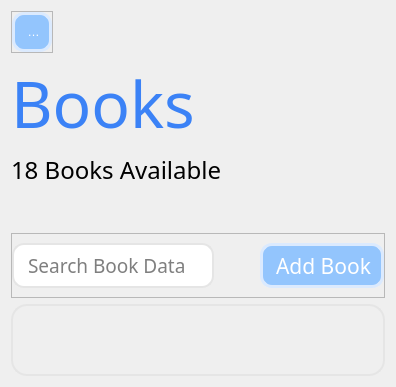
      <widget class="QWidget" name="bookManagementPage">
       <layout class="QVBoxLayout" name="verticalLayout_12">
        <item alignment="Qt::AlignmentFlag::AlignLeft">
         <widget class="QFrame" name="frame_10">
          <property name="minimumSize">
           <size>
            <width>0</width>
            <height>40</height>
           </size>
          </property>
          <property name="frameShape">
           <enum>QFrame::Shape::StyledPanel</enum>
          </property>
          <property name="frameShadow">
           <enum>QFrame::Shadow::Raised</enum>
          </property>
          <layout class="QHBoxLayout" name="horizontalLayout_8">
           <property name="leftMargin">
            <number>0</number>
           </property>
           <property name="topMargin">
            <number>0</number>
           </property>
           <property name="rightMargin">
            <number>0</number>
           </property>
           <property name="bottomMargin">
            <number>0</number>
           </property>
           <item>
            <widget class="QToolButton" name="bookManagementBackButton">
             <property name="minimumSize">
              <size>
               <width>40</width>
               <height>40</height>
              </size>
             </property>
             <property name="maximumSize">
              <size>
               <width>40</width>
               <height>40</height>
              </size>
             </property>
             <property name="styleSheet">
              <string notr="true">QToolButton {
	background: #93C5FD;
	color: #FFF;
	border-radius: 12px;
	border: 3px solid #DBEAFE;
	padding: 3px 3px 3px 6px;
}

QToolButton:hover {
	background: rgba(147, 197, 253, 200);
}

QToolButton:pressed {
	background: rgba(147, 197, 253, 150);
}

QToolButton QLabel {
	margin-left: 6px;
}</string>
             </property>
             <property name="text">
              <string>Back</string>
             </property>
             <property name="icon">
              <iconset theme="QIcon::ThemeIcon::GoPrevious"/>
             </property>
            </widget>
           </item>
          </layout>
         </widget>
        </item>
        <item>
         <layout class="QVBoxLayout" name="verticalLayout_10">
          <item>
           <widget class="QLabel" name="bookPageTitle">
            <property name="font">
             <font>
              <family>Magic Retro</family>
              <pointsize>48</pointsize>
             </font>
            </property>
            <property name="styleSheet">
             <string notr="true">QLabel {
	color: #3B82F6;
}</string>
            </property>
            <property name="text">
             <string>Books</string>
            </property>
           </widget>
          </item>
          <item>
           <widget class="QLabel" name="bookPageDescription">
            <property name="font">
             <font>
              <family>Poppins</family>
              <pointsize>18</pointsize>
             </font>
            </property>
            <property name="text">
             <string>18 Books Available</string>
            </property>
           </widget>
          </item>
          <item>
           <spacer name="verticalSpacer_4">
            <property name="orientation">
             <enum>Qt::Orientation::Vertical</enum>
            </property>
            <property name="sizeHint" stdset="0">
             <size>
              <width>20</width>
              <height>40</height>
             </size>
            </property>
           </spacer>
          </item>
         </layout>
        </item>
        <item>
         <widget class="QFrame" name="frame_6">
          <property name="sizePolicy">
           <sizepolicy hsizetype="Preferred" vsizetype="Preferred">
            <horstretch>0</horstretch>
            <verstretch>0</verstretch>
           </sizepolicy>
          </property>
          <property name="styleSheet">
           <string notr="true">QFrame {
	margin:0;
}</string>
          </property>
          <property name="frameShape">
           <enum>QFrame::Shape::StyledPanel</enum>
          </property>
          <property name="frameShadow">
           <enum>QFrame::Shadow::Raised</enum>
          </property>
          <layout class="QHBoxLayout" name="horizontalLayout_4">
           <property name="leftMargin">
            <number>0</number>
           </property>
           <property name="rightMargin">
            <number>0</number>
           </property>
           <item>
            <widget class="QLineEdit" name="searchBookInput">
             <property name="sizePolicy">
              <sizepolicy hsizetype="Maximum" vsizetype="Fixed">
               <horstretch>1</horstretch>
               <verstretch>0</verstretch>
              </sizepolicy>
             </property>
             <property name="maximumSize">
              <size>
               <width>300</width>
               <height>16777215</height>
              </size>
             </property>
             <property name="font">
              <font>
               <family>Poppins</family>
               <pointsize>14</pointsize>
              </font>
             </property>
             <property name="styleSheet">
              <string notr="true">QLineEdit {
	padding: 6px 12px;
	border-radius: 12px;
	border: 2px solid #E5E5E5;
}

QLineEdit:focus {
	border: 2px solid #DBEAFE;
}</string>
             </property>
             <property name="placeholderText">
              <string>Search Book Data</string>
             </property>
             <property name="clearButtonEnabled">
              <bool>true</bool>
             </property>
            </widget>
           </item>
           <item>
            <spacer name="horizontalSpacer">
             <property name="orientation">
              <enum>Qt::Orientation::Horizontal</enum>
             </property>
             <property name="sizeHint" stdset="0">
              <size>
               <width>40</width>
               <height>20</height>
              </size>
             </property>
            </spacer>
           </item>
           <item alignment="Qt::AlignmentFlag::AlignRight">
            <widget class="QToolButton" name="addBookButton">
             <property name="minimumSize">
              <size>
               <width>36</width>
               <height>36</height>
              </size>
             </property>
             <property name="font">
              <font>
               <family>Poppins</family>
               <pointsize>16</pointsize>
              </font>
             </property>
             <property name="styleSheet">
              <string notr="true">QToolButton {
	background: #93C5FD;
	color: #FFF;
	border-radius: 12px;
	border: 3px solid #DBEAFE;
	padding: 3px 3px 3px 6px;
}

QToolButton:hover {
	background: rgba(147, 197, 253, 200);
}

QToolButton:pressed {
	background: rgba(147, 197, 253, 150);
}

QToolButton QLabel {
	margin-left: 6px;
}</string>
             </property>
             <property name="text">
              <string>Add Book</string>
             </property>
             <property name="toolButtonStyle">
              <enum>Qt::ToolButtonStyle::ToolButtonTextBesideIcon</enum>
             </property>
            </widget>
           </item>
          </layout>
         </widget>
        </item>
        <item>
         <widget class="QScrollArea" name="bookListScrollArea">
          <property name="sizePolicy">
           <sizepolicy hsizetype="Expanding" vsizetype="Expanding">
            <horstretch>0</horstretch>
            <verstretch>1</verstretch>
           </sizepolicy>
          </property>
          <property name="styleSheet">
           <string notr="true">QScrollArea {
	background: #FFF;
	border-radius: 16px;
	border: 2px solid #E5E5E5;
	overflow: hidden;
}

QWidget {
	background-color: transparent;
}

QScrollBar {
	background-color: none
}</string>
          </property>
          <property name="widgetResizable">
           <bool>true</bool>
          </property>
          <widget class="QWidget" name="bookListScrollAreaWidgetContents">
           <property name="geometry">
            <rect>
             <x>0</x>
             <y>0</y>
             <width>724</width>
             <height>226</height>
            </rect>
           </property>
           <layout class="QVBoxLayout" name="verticalLayout_11">
            <property name="leftMargin">
             <number>0</number>
            </property>
            <property name="topMargin">
             <number>0</number>
            </property>
            <property name="rightMargin">
             <number>0</number>
            </property>
            <property name="bottomMargin">
             <number>0</number>
            </property>
            <item>
             <widget class="QWidget" name="widget" native="true"/>
            </item>
           </layout>
          </widget>
         </widget>
        </item>
       </layout>
      </widget>
